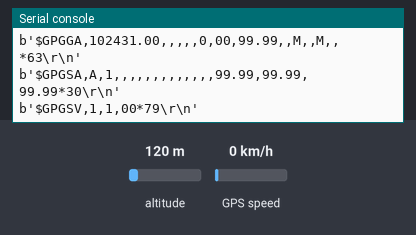
Bench run of a program on a simulated pyboard running MicroPython. Parts: the last lines printed to the serial console. The test bench sets the inputs (shaded band); at power-on: GPS speed 0 km/h, altitude 120 m. The GPS gets a fix after 3 s at 37.7749, -122.4194 with 8 satellites.

Above: at 1.2 s.
1.3 s: GPS speed set to 30 km/h
At 3.38 s:
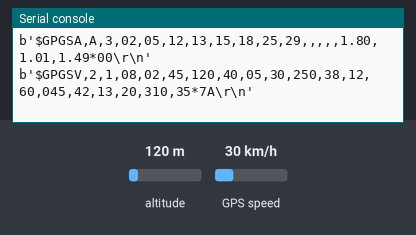
3.7 s: GPS speed set to 90 km/h
At 5.31 s:
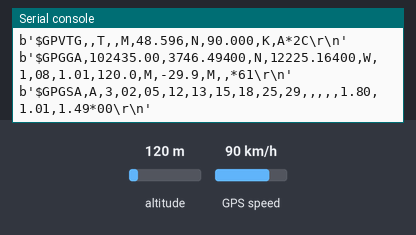

Measured:
- after the input at 1.3 s, the serial console: prints a new line after 1.8 s (image 1)
- after the input at 3.7 s, the serial console: prints a new line after 0.37 s (image 2)

The program:

testuart.py
```python
# simple test of reading UART 1 on Pico
from pyb import UART

# speed is set in ucenter for uart1probably 115200?
ser = UART(1,9600)
# hopefully read nmea header
while 1:
	s = ser.readline()
	print s
```
